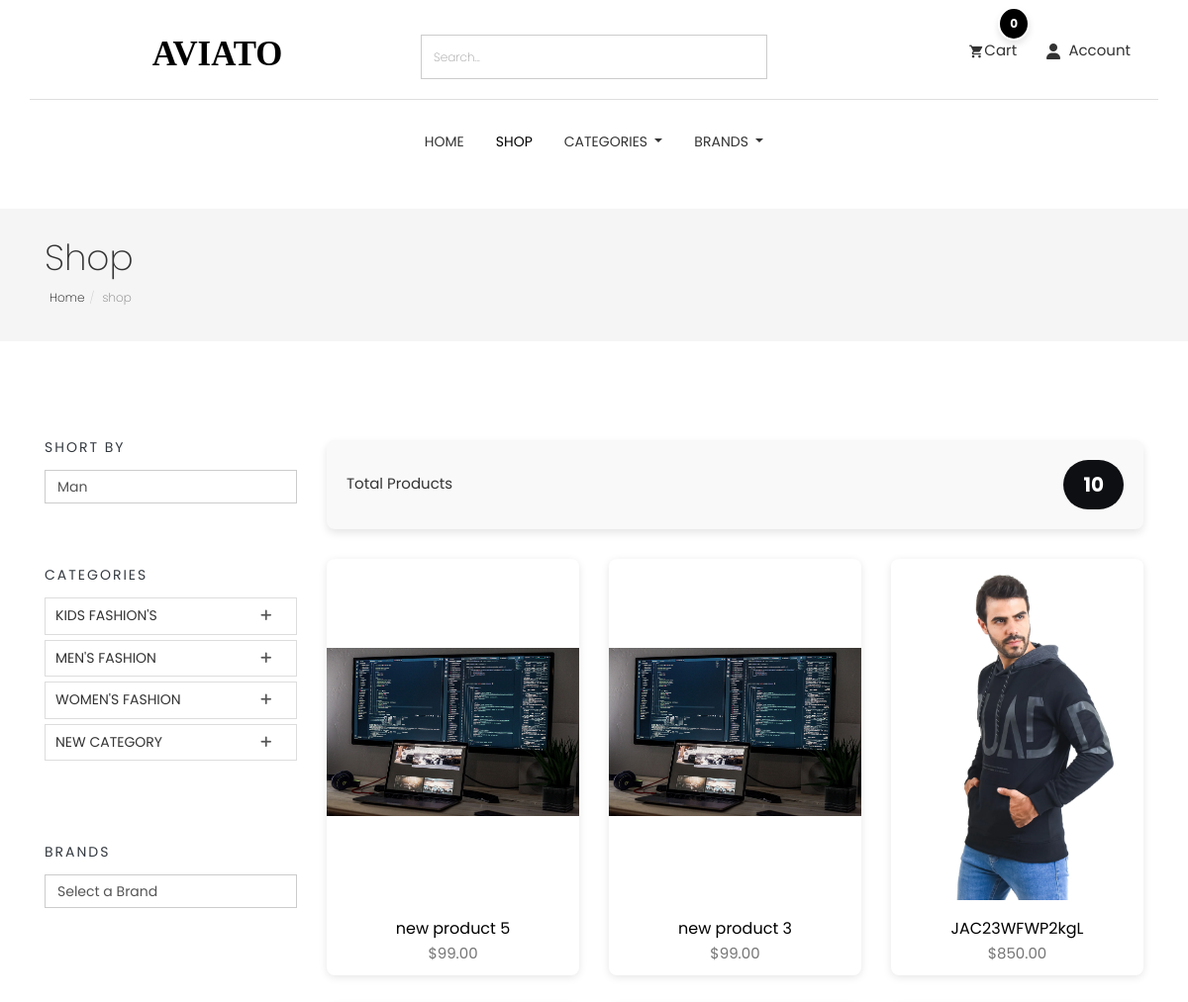
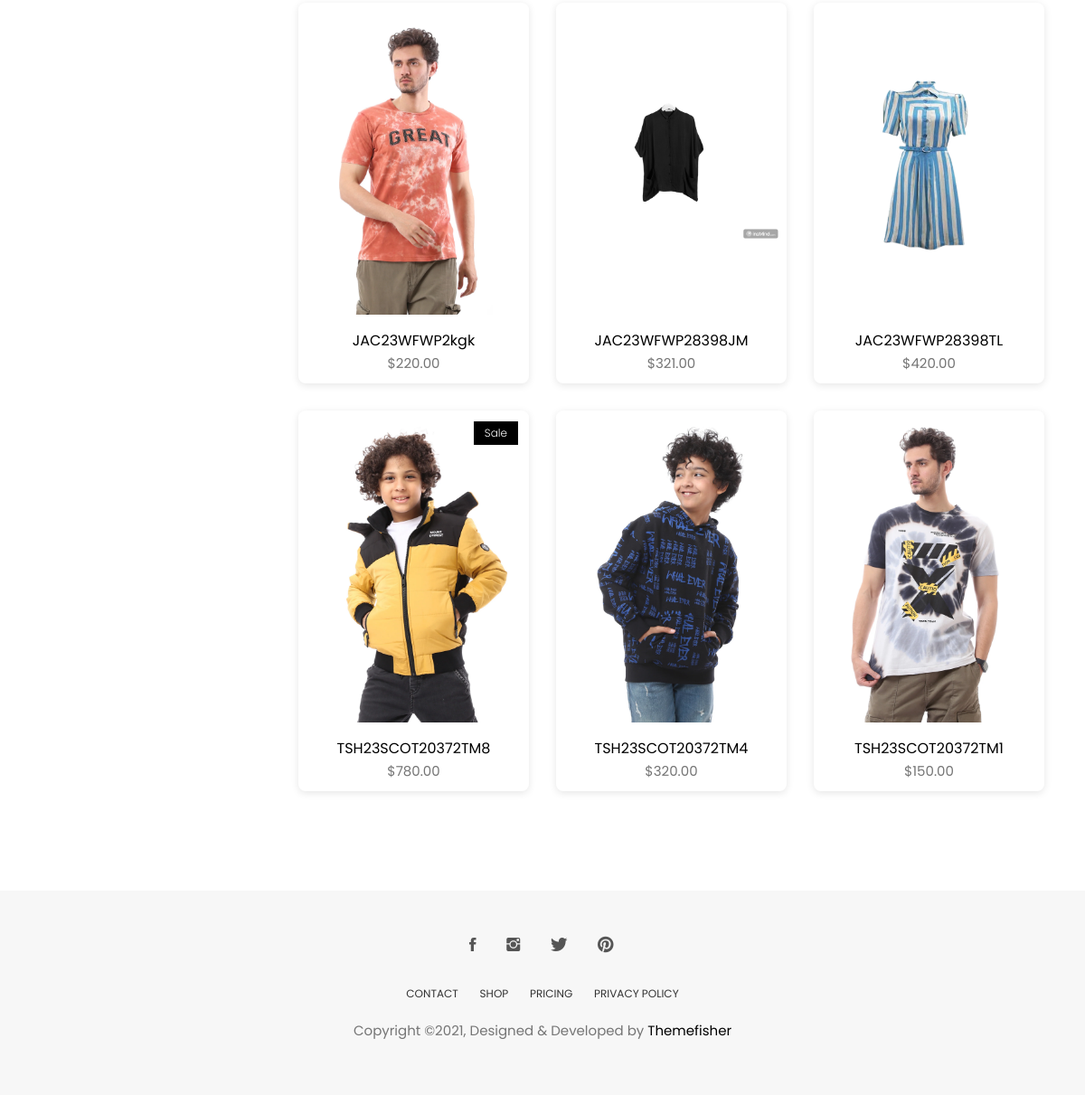
/products/, run on an earlier commit of the app's database (2 pictures, top to bottom).
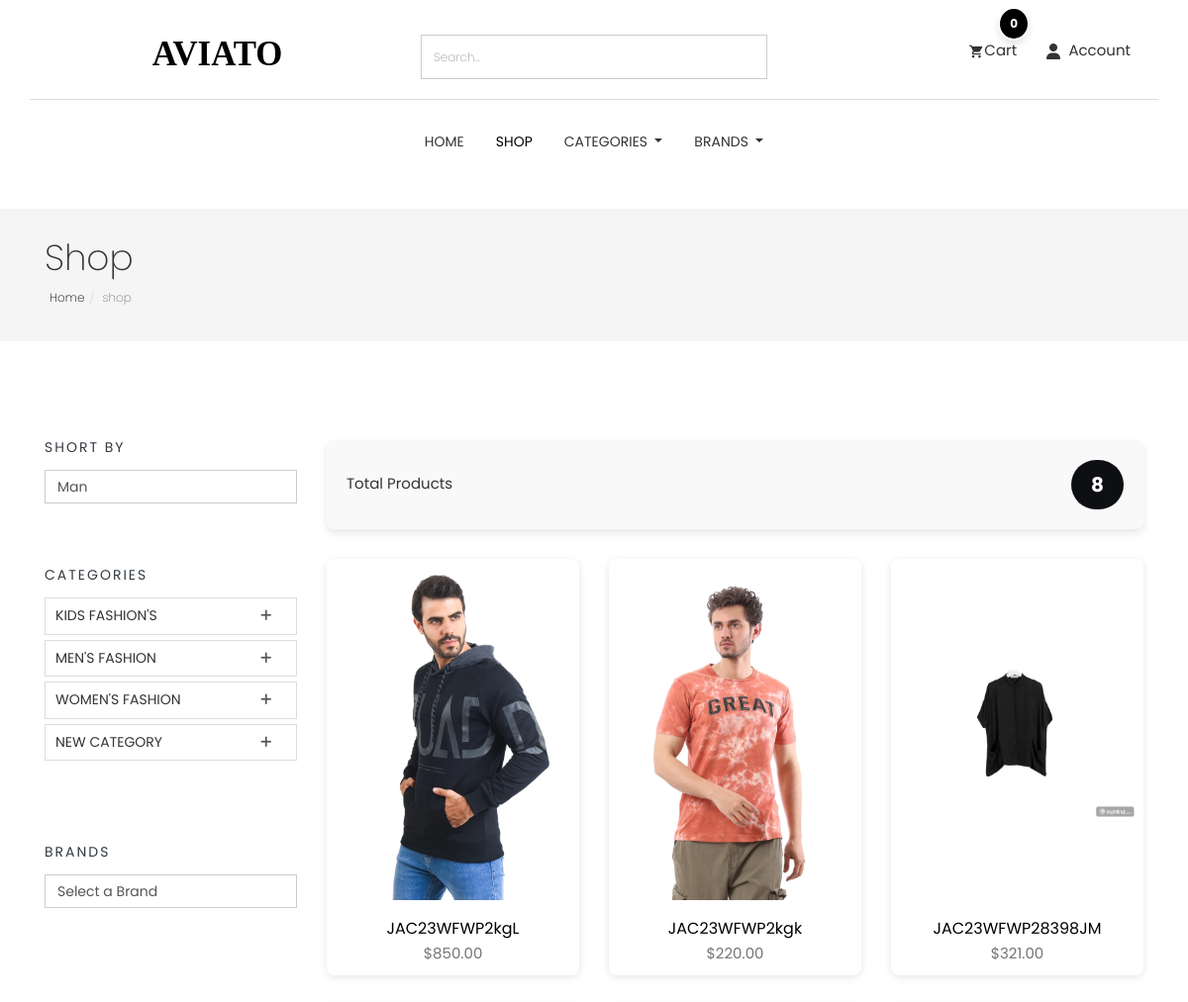
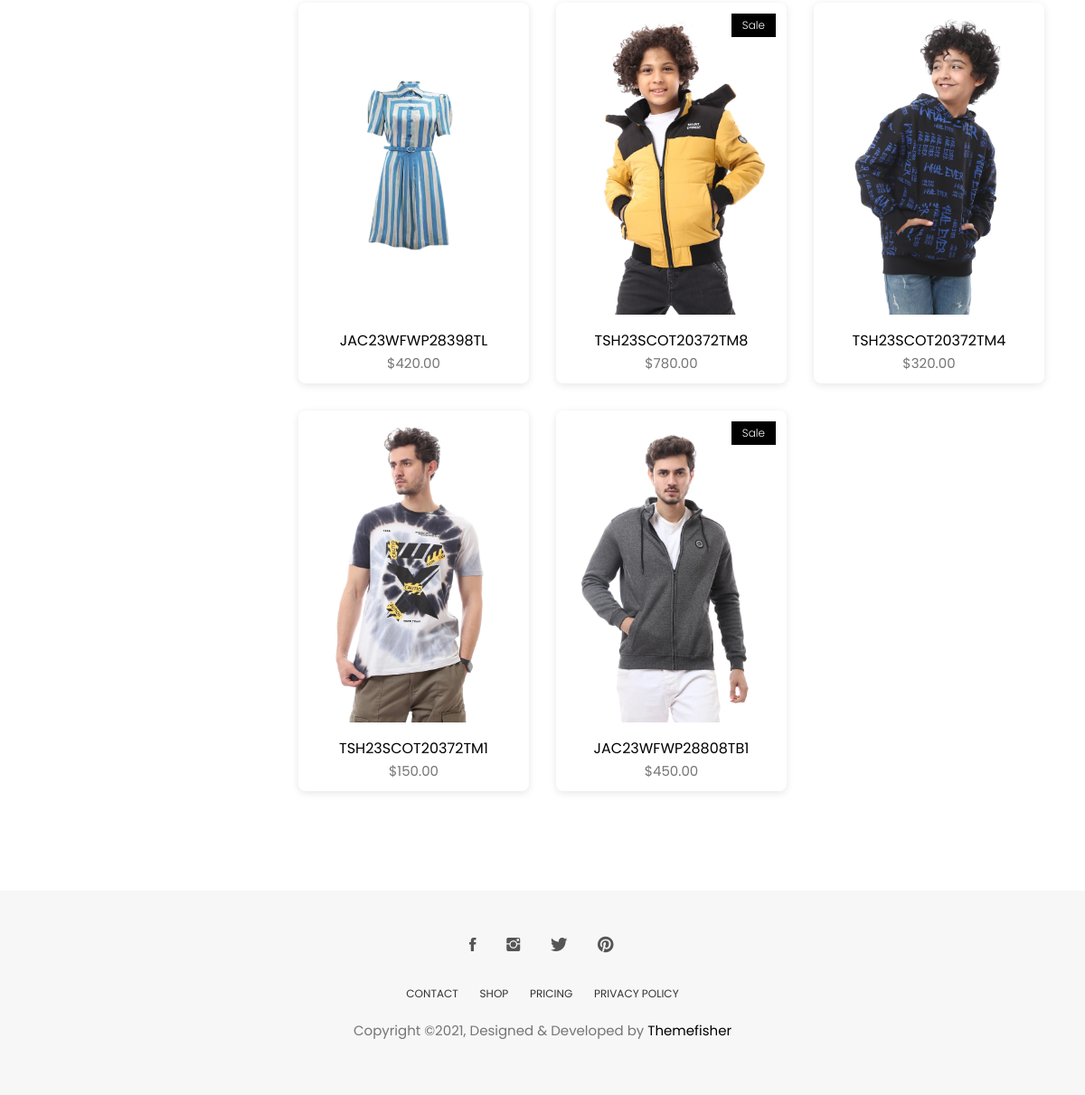
And on a later commit of the database (2 pictures, top to bottom).
### category/models.py (models this page shows, shortened)
class Category(models.Model):
    id = models.UUIDField(primary_key=True, default=uuid.uuid4, editable=False)
    name = models.CharField(max_length=255, unique=True)
    description = models.TextField(blank=True, null=True)
    image = models.ImageField(null=True,blank=True,upload_to='category-image/')
    class Meta:
        verbose_name = "Category"
        verbose_name_plural = "Categories"
        ordering = ['name']  # Categories will be ordered alphabetically by name.

### store/models.py (models this page shows, shortened)
class Product(models.Model):
    id = models.UUIDField(primary_key=True, default=uuid.uuid4, editable=False)
    name = models.CharField(unique=True, max_length=50)
    image = models.ImageField(upload_to='product/')
    stock = models.IntegerField(default=1)
    price = models.DecimalField(max_digits=10, decimal_places=2, default=Decimal('0.00'))
    description = models.TextField(max_length=10000, blank=True)
    created_at = models.DateTimeField(default=timezone.now)
    modified_date = models.DateTimeField(auto_now=True)
    slug = models.SlugField(null=True, blank=True, unique=True)
    views = models.PositiveIntegerField(default=0)
    is_available = models.BooleanField(default=True)
    on_sale = models.BooleanField(default=False)
    PRDBrand = models.ForeignKey('Brand', related_name='product_brand', on_delete=models.CASCADE, blank=True, null=True, verbose_name="Brand")
    like = models.ManyToManyField(User, blank=True, related_name='product_favourite')
    category = models.ForeignKey(Subcategory, related_name='product_subcategory', verbose_name="Subcategory", null=True, blank=True, on_delete=models.CASCADE)
    class Meta:
        ordering = ['-created_at']
        verbose_name = "Product"
        verbose_name_plural = "Products"

### store/views.py (the view, shortened to what this page needs)
# urls.py: path('' , views.product_list , name='product_list'),
def product_list(request,subcategory_id=None,category_id=None,brand_id=None):
    subcategories = None
    products = None
    categories = None
    brands = None
    if subcategory_id != None :
        subcategories = get_object_or_404(Subcategory,id = subcategory_id)
        products = Product.objects.filter(category=subcategories  ,is_available=True)
        product_count = products.count()
        paginator = Paginator(products, 9)  # Show 9 products per page
        page_number = request.GET.get('page')
        page_obj = paginator.get_page(page_number)
    else:
        products = Product.objects.all().filter(is_available=True)
        product_count = products.count()
        paginator = Paginator(products, 9)  # Show 9 products per page
        page_number = request.GET.get('page')
        page_obj = paginator.get_page(page_number)
    context = {
        'products':page_obj,
        'product_count':product_count
    }
    return render(request , 'products/product_list.html' , context)

### cart/cart_utils.py (called while the page is built)
def _cart_id(request):
    cart = request.session.session_key
    if not cart:
        cart = request.session.create()
    return cart

### category/category_context.py (called while the page is built)
def nav_links(request):
    categories_nav = Category.objects.all()
    subcategories_nav = Subcategory.objects.all()
    brands_nav = Brand.objects.all()
    context = {
        'categories_nav':categories_nav,
        'brands_nav':brands_nav,
        'subcategories_nav':subcategories_nav,
    }
    return context

### category/models.py (called while the page is built)
    def get_url(self):
        return reverse('products_by_subcategory',args=[self.id])

### store/models.py (called while the page is built)
    def get_url(self):
        return reverse('products_by_brand',args=[self.id])

    def __str__(self):
        return self.name

### store/templates/products/product_list.html (shortened to what this page needs)
{% extends "base.html" %}
{% load static %}
{% block body %}
<section class="page-header">
    <div class="container">
        <div class="row">
            <div class="col-md-12">
                <div class="content">
                    {% if 'search' in request.path %}
                    <h2 class="title-page"> Search Result</h2>
                    {% else %}
                    <h1 class="page-name">Shop</h1>
                    {% endif %}
                    <ol class="breadcrumb">
                        <li><a href="/">Home</a></li>
                        <li class="active">shop</li>
                    </ol>
                </div>
            </div>
        </div>
    </div>
</section>
<section class="products section">
    <div class="container">
        <div class="row">
            <div class="col-md-3">
                <div class="widget">
                    <h4 class="widget-title">Short By</h4>
                    <form method="post" action="#">
                        <select class="form-control">
                            <option>Man</option>
                        </select>
                    </form>
                </div>
                <div class="widget product-category">
                    <h4 class="widget-title">Categories</h4>
                    <div class="panel-group commonAccordion" id="accordion" role="tablist" aria-multiselectable="true">
                        {% for category in categories_nav %}
                        <div class="panel panel-default">
                            <div class="panel-heading" role="tab" id="heading{{ category.id }}">
                                <h4 class="panel-title">
                                    <a class="collapsed" role="button" data-toggle="collapse" data-parent="#accordion"
                                        href="#collapse{{ category.id }}" aria-expanded="false"
                                        aria-controls="collapse{{ category.id }}">
                                        {{ category.name }}
                                    </a>
                                </h4>
                            </div>
                        </div>
                        {% endfor %}
                    </div>
                </div>
                <div class="widget">
                    <h4 class="widget-title">Brands</h4>
                    <select class="form-control" onchange="window.location.href=this.value;">
                        <option value="">Select a Brand</option>
                    </select>
                </div>
            </div>
            <div class="col-md-9">
                {% if products %}
                <div class="product-count">
                    <h3 class="product-count-title">Total Products</h3>
                    <span class="product-count-badge">{{ product_count }}</span>
                </div>
                <div class="row">
                    {% for product in products %}
                    <div class="col-md-4">
                        <div class="product-item">
                            <div class="product-thumb">
                                {% if product.on_sale %}
                                <span class="bage">Sale</span>
                                {% endif %}
                                <img class="img-responsive object-fit-contain" width="300px" height="300px"
                                    src="{{product.image.url}}" alt="product-img" />
                            </div>
                            <div class="product-content">
                                <h4><a href="{% url 'product_details' product.id %}">{{ product.name }}</a></h4>
                                <p class="price">${{ product.price }}</p>
                            </div>
                        </div>
                    </div>
                    {% endfor %}
                </div>
                {% endif %}
            </div>
        </div>
    </div>
</section>
{% endblock body %}

### templates/base.html (shortened to what this page needs)
{% load static %}
<!DOCTYPE html>
<html lang="en">
<head>
	<link rel="stylesheet" href="https://cdnjs.cloudflare.com/ajax/libs/font-awesome/5.15.4/css/all.min.css" />
	<link rel="stylesheet" href="{% static 'plugins/themefisher-font/style.css'%}">
	<link rel="stylesheet" href="{% static 'plugins/bootstrap/css/bootstrap2.min.css'%}">
	<link rel="stylesheet" href="{% static 'plugins/bootstrap/css/bootstrap.min.css'%}">
	<link rel="stylesheet" href="{% static 'plugins/animate/animate.css'%}">
	<link rel="stylesheet" href="{% static 'plugins/slick/slick.css'%}">
	<link rel="stylesheet" href="{% static 'plugins/slick/slick-theme.css'%}">
	<link rel="stylesheet" href="{% static 'css/style.css'%}">
	<link rel="stylesheet" href="{% static 'css/all.min.css'%}">
</head>
<body id="body">
	<section class="top-header">
		<div class="container">
			<div class="row">
				<div class="col-md-4 col-xs-12 pt-2 col-sm-4">
					<div class="logo text-center mb-3 mb-md-0">
						<a href="/">
							<svg width="135px" height="29px" viewBox="0 0 155 29" version="1.1"
								xmlns="http://www.w3.org/2000/svg" xmlns:xlink="http://www.w3.org/1999/xlink">
								<g id="Page-1" stroke="none" stroke-width="1" fill="none" fill-rule="evenodd"
									font-size="40" font-family="AustinBold, Austin" font-weight="bold">
									<g id="Group" transform="translate(-108.000000, -297.000000)" fill="#000000">
										<text id="AVIATO">
											<tspan x="108.94" y="325">AVIATO</tspan>
										</text>
									</g>
								</g>
							</svg>
						</a>
					</div>
				</div>
				<div class="col-md-4 col-xs-12  col-sm-4">
					<form class="w-100" action="{% url 'search' %}"><input name="q" type="text" class="form-control"
							placeholder="Search..."></form>
				</div>
				<div class="col-md-4 col-xs-12 mt-2 col-sm-4">
					<ul class="top-menu text-right list-inline">
						<li class="dropdown cart-nav dropdown-slide">
							<a href="{% url 'cart' %}" class="position-relative" data-toggle="dropdown"
								data-hover="dropdown"><i class="tf-ion-android-cart"></i>Cart<div
									class="cart-item-count">
									{{quantity}}
								</div></a>
						</li>
						<li class="dropdown search dropdown-slide">
							<a href="{% url 'search' %}" name="q" class="" data-toggle="dropdown"
								data-hover="dropdown"><i class="fa-solid fa-user "></i>
								<span class="ms-1">Account</span>
								</a>
						</li>
					</ul>
				</div>
			</div>
		</div>
	</section>
	<section class="menu">
		<nav class="navbar navigation">
			<div class="container">
				<div id="navbar" class="navbar-collapse collapse text-center">
					<ul class="nav navbar-nav">
						<li class="dropdown {% if request.path == '/' %}active{% endif %} ">
							<a href="/">Home</a>
						</li>
						<li class="dropdown {% if request.path == '/products/' %}active{% endif %} ">
							<a href="{% url 'product_list'%}">Shop</a>
						</li>
						<li class="dropdown full-width dropdown-slide">
							<a href="#" class="dropdown-toggle" data-toggle="dropdown" data-hover="dropdown"
								data-delay="350" role="button" aria-haspopup="true" aria-expanded="false">Categories
							</a>
						</li>
						<li class="dropdown dropdown-slide">
							<a href="#!" class="dropdown-toggle" data-toggle="dropdown" data-hover="dropdown"
								data-delay="350" role="button" aria-haspopup="true" aria-expanded="false">Brands
							</a>
						</li>
					</ul>
				</div>
			</div>
		</nav>
	</section>
	{% block body %}
	{% endblock body %}
	<footer class="footer section text-center">
		<div class="container">
			<div class="row">
				<div class="col-md-12">
					<ul class="social-media">
						<li>
							<a href="https://www.facebook.com/themefisher">
								<i class="tf-ion-social-facebook"></i>
							</a>
						</li>
						<li>
							<a href="https://www.instagram.com/themefisher">
								<i class="tf-ion-social-instagram"></i>
							</a>
						</li>
						<li>
							<a href="https://www.twitter.com/themefisher">
								<i class="tf-ion-social-twitter"></i>
							</a>
						</li>
						<li>
							<a href="https://www.pinterest.com/themefisher/">
								<i class="tf-ion-social-pinterest"></i>
							</a>
						</li>
					</ul>
					<ul class="footer-menu text-uppercase">
						<li>
							<a href="contact.html">CONTACT</a>
						</li>
						<li>
							<a href="shop.html">SHOP</a>
						</li>
						<li>
							<a href="pricing.html">Pricing</a>
						</li>
						<li>
							<a href="contact.html">PRIVACY POLICY</a>
						</li>
					</ul>
					<p class="copyright-text">Copyright &copy;2021, Designed &amp; Developed by <a
							href="https://themefisher.com/">Themefisher</a></p>
				</div>
			</div>
		</div>
	</footer>
</body>
</html>

What changed in the data, as far as the page shows it:
removed Product: image (picture), name "new product 5", price "99.00"
removed Product: image (picture), name "new product 3", price "99.00"
now on this page (row edited): Product: on_sale "Sale", image (picture), name "JAC23WFWP28808TB1", price "450.00"
Also different on the page:
{{ product_count }}: "10" → "8"
